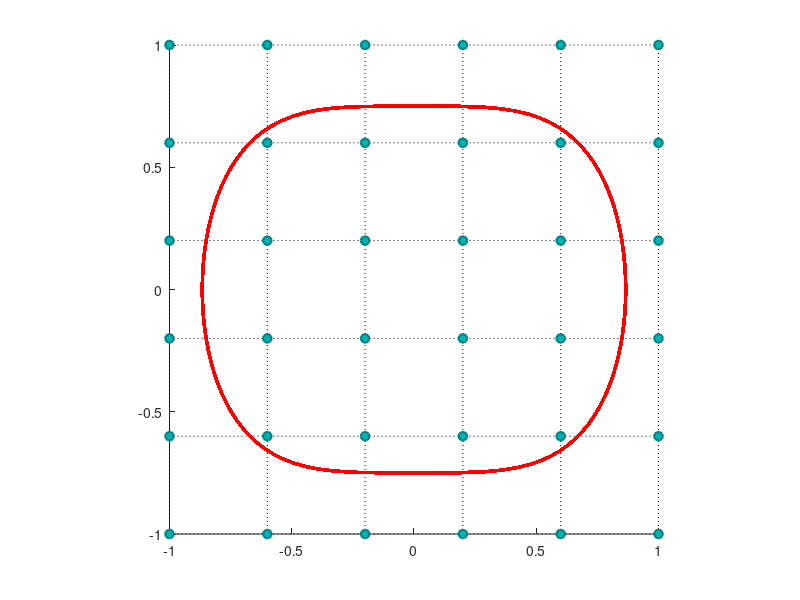

Here is the MATLAB script that generated this plot: (Note: this script raises an error after producing the figure.)


%%%%%%%%%%%%%%%%%%%%%%%%%%%%%%%%%%%%%%%%%%%%%%%%%%%%%%%%%%%%%%%%%%%%%
%
% Numerical Experiments for Validation of Numerical Analysis of IBIM
%
% Generate Demonstration Figure/Vanishing Curvature
%
%%%%%%%%%%%%%%%%%%%%%%%%%%%%%%%%%%%%%%%%%%%%%%%%%%%%%%%%%%%%%%%%%%%%%

ylim([-1 1]);
xlim([-1 1]);
% gridlines ---------------------------
hold on
g_y=-1:0.4:1; % user defined grid Y [start:spaces:end]
g_x=-1:0.4:1; % user defined grid X [start:spaces:end]

for i=1:length(g_x)
   plot([g_x(i) g_x(i)],[g_y(1) g_y(end)],'k:') %y grid lines
   hold on    
end

for i=1:length(g_y)
   plot([g_x(1) g_x(end)],[g_y(i) g_y(i)],'k:') %x grid lines
   hold on    
end

[X,Y] = meshgrid(g_x, g_y);

scatter(X, Y, 40,'MarkerEdgeColor',[0 .5 .5],...
         'MarkerFaceColor',[0 .7 .7],...
         'LineWidth',1.5);
hold on;

theta = atan(sqrt(2));

M = 100;
angles = linspace(theta, theta + 2*pi, M);
center = [0, 0];
rho = 0.75;
pts = [(rho.* abs(cos(angles))).^0.5 .* sign(cos(angles)); rho.*sin(angles)]';
for i = 1:M
   plot(center(1) + pts(:, 1), center(2) + pts(:, 2), 'r', 'Linewidth', 2)
end

daspect([1 1 1]);
fontsize(gca, 15,'points');
exportgraphics(gca,'vanish.png','Resolution',300);
close all;
